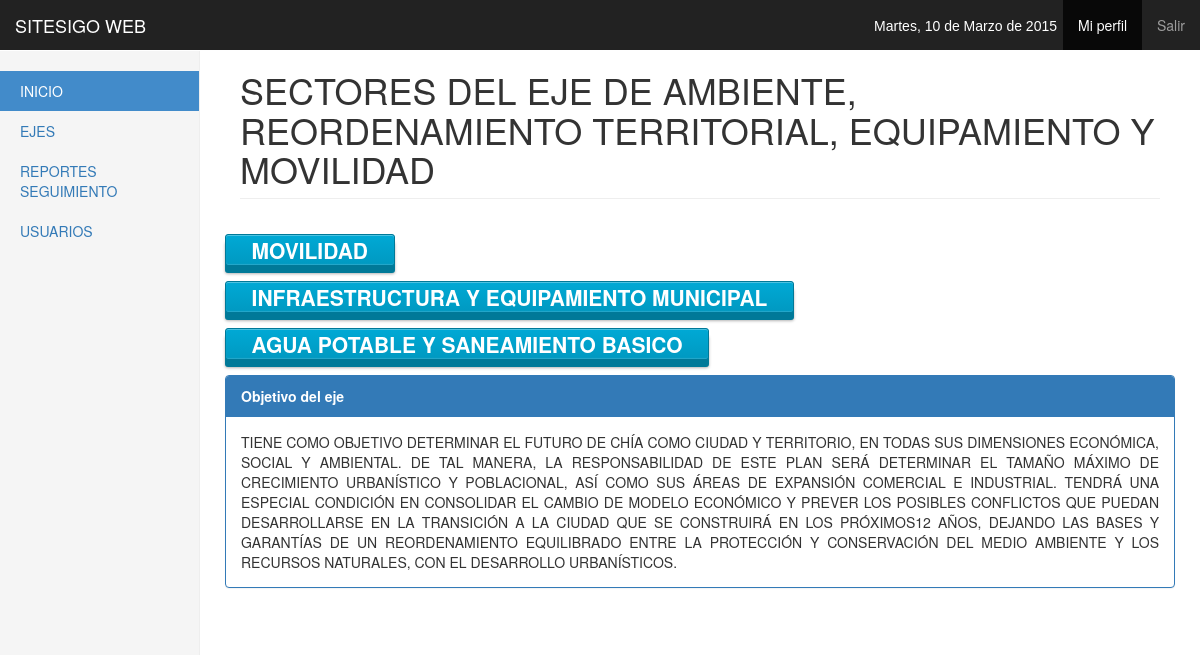
The page /vsector?id=4 (signed in) on the database its author committed.
### tables this page shows
CREATE TABLE IF NOT EXISTS `tbeje` (
`idtbeje` int(11) NOT NULL,
  `nomeje` varchar(100) NOT NULL,
  `objeje` text NOT NULL,
  `codeje` int(11) NOT NULL
);

CREATE TABLE IF NOT EXISTS `tbsector` (
`idtbsector` int(11) NOT NULL,
  `nomsec` varchar(50) NOT NULL,
  `codsec` int(11) NOT NULL,
  `ideje` int(11) NOT NULL
);

### controlador/csector.php (called while the page is built)
<?php
	require 'modelo/msector.php';
	$ins = new Msector();
	$ideje = isset($_GET['id']) ? $_GET['id']:NULL;
	$sectores = $ins->seleccionar_sector_eje($ideje);
	$eje = $ins->seleccionar_eje($ideje);

### modelo/msector.php (called while the page is built, shortened)
<?php
	include('controlador/conexion.php');
	class Msector
	{
		function seleccionar_eje($ideje)
		{
			$sql = "SELECT * FROM tbeje WHERE idtbeje = $ideje;";
			$conexionBD = new conexion();
			$conexionBD->conectarBD();
			$data = $conexionBD->ejeCon($sql,0);
			return $data;
		}
		function seleccionar_sector_eje($eje)
		{
			$sql = "SELECT * FROM tbsector WHERE ideje = $eje;";
			$conexionBD = new conexion();
			$conexionBD->conectarBD();
			$data = $conexionBD->ejeCon($sql,0);
			return $data;
		}
	}

### controlador/configuracion.php (called while the page is built)
<?php
	$serv_db = "localhost";
	$usu_db = "root";
	$pass_db = "";
	$db = "sitesigo";
?>

### controlador/conexion.php (called while the page is built, shortened)
<?php
class conexion
{
	function conectarBD(){
		include("configuracion.php");
		$this->link = mysql_connect($serv_db,$usu_db,$pass_db);
		$db2= mysql_select_db($db);
	}
	function ejeCon($con, $op){
		$this->resultado = mysql_query($con) or
		die("La consulta fallo: ".mysql_error());
		if ($op==0){
			while ($linea = mysql_fetch_array($this->resultado)){
				$arrayResultado[] = $linea;
			}
		}else{
			$arrayResultado[] =0;
		}
		$resarr = isset($arrayResultado) ? $arrayResultado:NULL;
		if($resarr){
			return $arrayResultado;
		}
	}
}
?>

### vista/vsector.php (the view)
<?php require 'controlador/csector.php'; ?>
<h1 class="page-header">SECTORES DEL EJE DE <?php echo $eje[0]['nomeje']; ?></h1>
<div class="row">
    <?php
        for ($i=0; $i < count($sectores); $i++)
        {
    ?>
    <div class="row">
        <div class="col-lg-12 margen">
            <a href="vmetasprod?id=<?php echo $sectores[$i]['idtbsector']; ?>" class="button button-3d-primary button-rounded font"> <strong><?php echo $sectores[$i]['nomsec']; ?></strong></a>
        </div>
    </div>
    <?php
        }
    ?>
    <div class="row">
        <div class="col-lg-12 margen">
            <div class="panel panel-primary">
                <div class="panel-heading"><strong>Objetivo del eje</strong></div>
                <div class="panel-body">
                    <div class="justify">
                        <?php echo $eje[0]['objeje']; ?>
                    </div>
                </div>
            </div>
        </div>
    </div>
</div>

### css/buttons.css (style rules this page uses)
.button { -moz-box-shadow: inset 0px 1px 0px rgba(255, 255, 255, 0.5), 0px 1px 2px rgba(0, 0, 0, 0.15); -webkit-box-shadow: inset 0px 1px 0px rgba(255, 255, 255, 0.5), 0px 1px 2px rgba(0, 0, 0, 0.15); box-shadow: inset 0px 1px 0px rgba(255, 255, 255, 0.5), 0px 1px 2px rgba(0, 0, 0, 0.15); background-color: #EEE; background: -webkit-gradient(linear, 50% 0%, 50% 100%, color-stop(0%, #fbfbfb), color-stop(100%, #e1e1e1)); background: -moz-linear-gradient(top, #fbfbfb, #e1e1e1); background: -webkit-linear-gradient(top, #fbfbfb, #e1e1e1); background: linear-gradient(to bottom, #fbfbfb, #e1e1e1); display: inline-block; vertical-align: middle; *vertical-align: auto; *zoom: 1; *display: inline; border: 1px solid #d4d4d4; height: 32px; line-height: 30px; padding: 0px 25.6px; font-weight: 300; font-size: 14px; font-family: "Helvetica Neue Light", "Helvetica Neue", "Helvetica", "Arial", "Lucida Grande", sans-serif; color: #666; text-shadow: 0 1px 1px white; margin: 0; text-decoration: none; text-align: center; }
.button-rounded { -moz-border-radius: 3px; -webkit-border-radius: 3px; border-radius: 3px; }
.button-3d-primary { -moz-transition-property: all; -o-transition-property: all; -webkit-transition-property: all; transition-property: all; -moz-transition-duration: 0.3s; -o-transition-duration: 0.3s; -webkit-transition-duration: 0.3s; transition-duration: 0.3s; -moz-box-shadow: inset 0px 1px 0px rgba(255, 255, 255, 0.3), inset 0px -1px 1px rgba(255, 255, 255, 0.15), 0px 7px 0px #007998, 0px 8px 3px rgba(0, 0, 0, 0.3); -webkit-box-shadow: inset 0px 1px 0px rgba(255, 255, 255, 0.3), inset 0px -1px 1px rgba(255, 255, 255, 0.15), 0px 7px 0px #007998, 0px 8px 3px rgba(0, 0, 0, 0.3); box-shadow: inset 0px 1px 0px rgba(255, 255, 255, 0.3), inset 0px -1px 1px rgba(255, 255, 255, 0.15), 0px 7px 0px #007998, 0px 8px 3px rgba(0, 0, 0, 0.3); background: -webkit-gradient(linear, 50% 0%, 50% 100%, color-stop(0%, #00a9d5), color-stop(100%, #0099c1)); background: -moz-linear-gradient(top, #00a9d5, #0099c1); background: -webkit-linear-gradient(top, #00a9d5, #0099c1); background: linear-gradient(to bottom, #00a9d5, #0099c1); background-color: #00A1CB; color: #FFFFFF; border: 1px solid #007998; text-shadow: none; position: relative; top: 0px; }

### css/dashboard.css (style rules this page uses)
body { padding-top: 50px; }
.margen { margin-top: 15px; text-align: left; }
.font { font-size: 1.5em; }
.justify { text-align: justify; }
.main .page-header { margin-top: 0; }

### rows shown on the page
tbeje: nomeje "AMBIENTE, REORDENAMIENTO TERRITORIAL, EQUIPAMIENTO Y MOVILIDAD", objeje "TIENE COMO OBJETIVO DETERMINAR EL FUTURO DE CHÍA COMO CIUDAD Y TERRITORIO, EN TODAS SUS DIMENSIONES ECONÓMICA, SOCIAL Y AMBIENTAL. DE TAL MANERA, LA RESPONSABILIDAD DE ESTE PLAN SERÁ DETERMINAR EL TAMAÑO MÁXIMO DE CRECIMIENTO URBANÍSTICO Y POBLACIONAL, ASÍ COMO SUS ÁREAS DE EXPANSIÓN COMERCIAL E INDUSTRIAL. TENDRÁ UNA ESPECIAL CONDICIÓN EN CONSOLIDAR EL CAMBIO DE MODELO ECONÓMICO Y PREVER LOS POSIBLES CONFLICTOS QUE PUEDAN DESARROLLARSE EN LA TRANSICIÓN A LA CIUDAD QUE SE CONSTRUIRÁ EN LOS PRÓXIMOS12 AÑOS, DEJANDO LAS BASES Y GARANTÍAS DE UN REORDENAMIENTO EQUILIBRADO ENTRE LA PROTECCIÓN Y CONSERVACIÓN DEL MEDIO AMBIENTE Y LOS RECURSOS NATURALES, CON EL DESARROLLO URBANÍSTICOS."
tbsector: nomsec "MOVILIDAD"
tbsector: nomsec "INFRAESTRUCTURA Y EQUIPAMIENTO MUNICIPAL"
tbsector: nomsec "AGUA POTABLE Y SANEAMIENTO BASICO"
